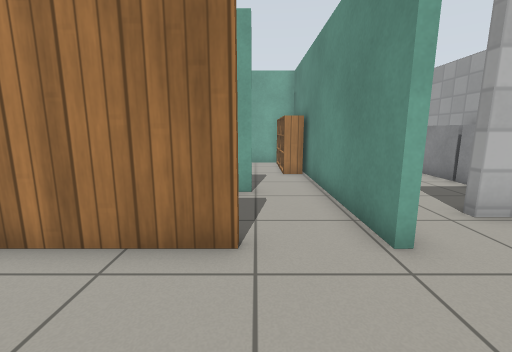
View 1 (above)

16 first-person views from a walk through a world built for the Gazebo simulator. The camera is 0.9 m above the floor, tilts 10° down and sees 90° across. The lines on the ground mark 1 m squares. The floor is counted in squares, 0.5 m on a side. Each view is taken from the middle of a square. On the plan, view 1 faces up. The plan holds only what a view shows up to about 15 squares ahead; the rest is blank. The robots in the file are not drawn. Gazebo's built-in surfaces are drawn with simple patterns. Some surface patterns are stand-ins.

View 2
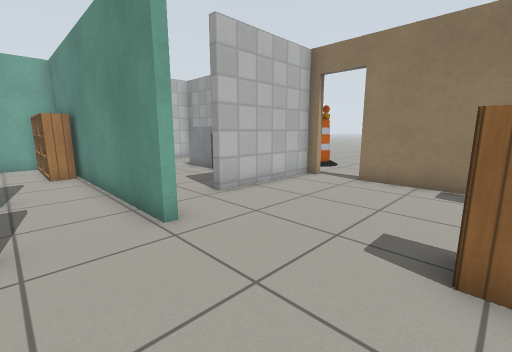

View 3
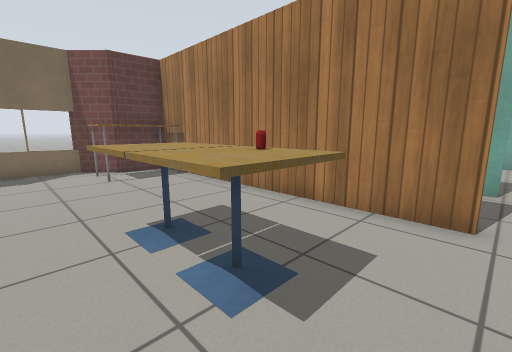

View 4
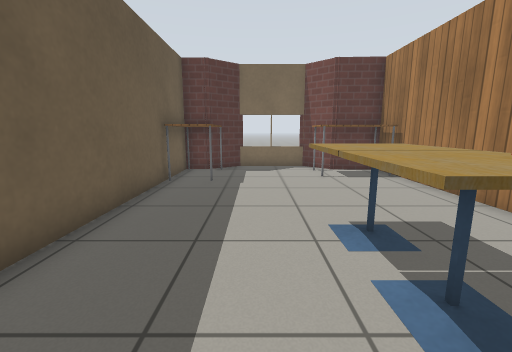

View 5
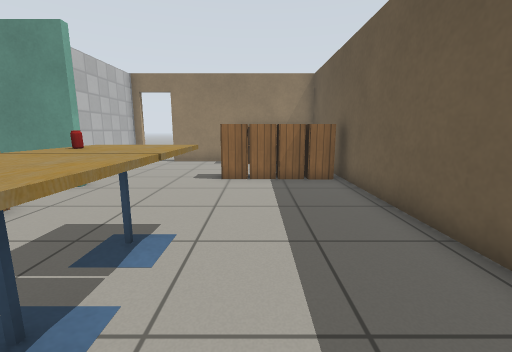

View 6
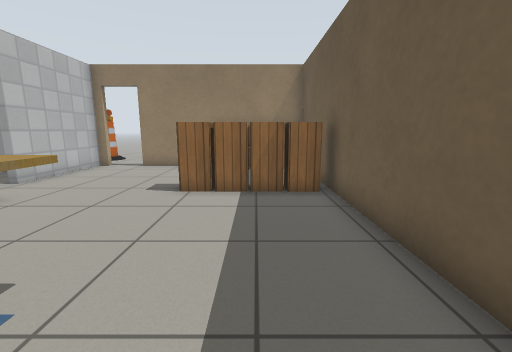

View 7
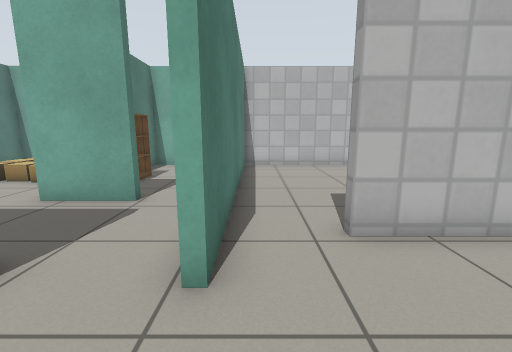

View 8
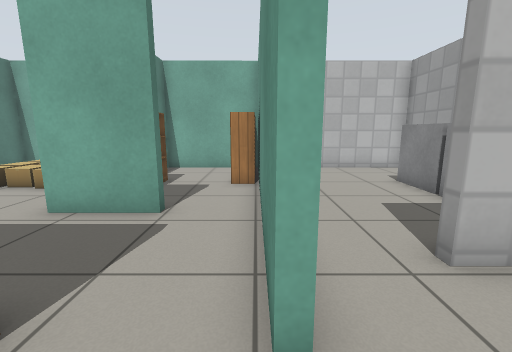

View 9
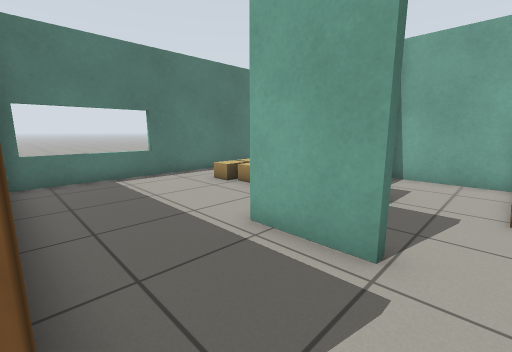

View 10
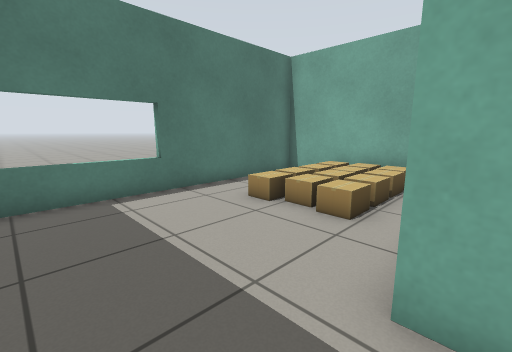

View 11
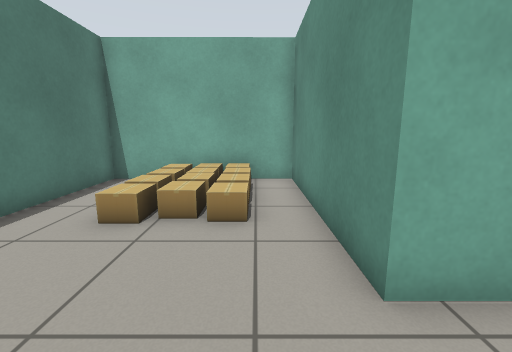

View 12
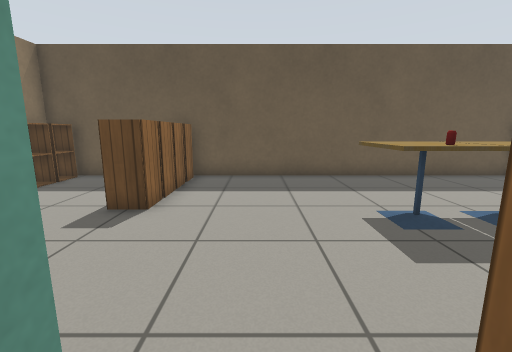

View 13
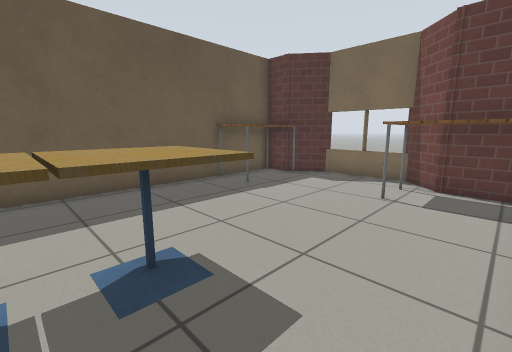

View 14
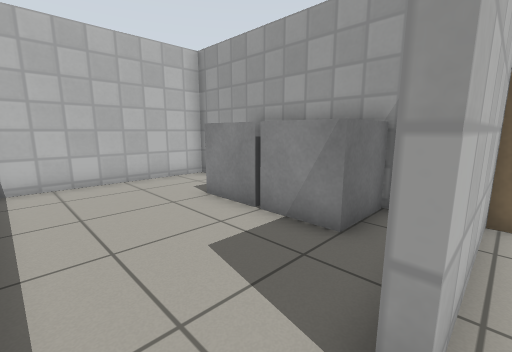

View 15
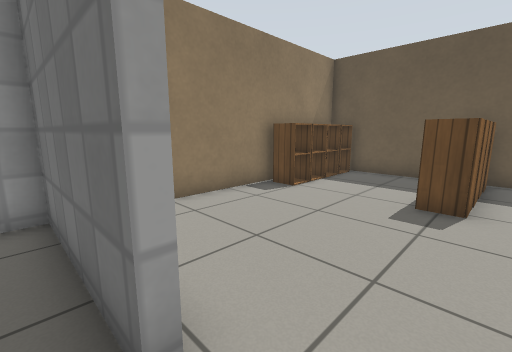

View 16
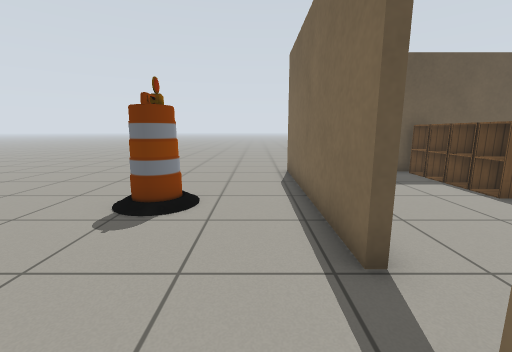

### Floor plan
Ten units are one square. View 1 is at (0, 0); x grows to the right and y downward. Boxes are objects, and circles mark ways between rooms. Rooms are numbered by the first view taken in them; rooms with no view inside come last. Other rooms are left out.
<svg viewBox="-137 -152 287 213">
<path fill="none" stroke="#000" d="M-3 -41 -3 -37 -120 -37 -120 -16 -132 -4 -132 28 -122 41 -122 53 -114 53M21 -36 21 -46M-85 53 93 53 93 -30M93 -52 45 -52M-26 -114 -26 -146 -94 -146 -94 -40M-3 -79 -3 -74M0 -75 -26 -75 -26 -95M21 -133 21 -146 -23 -146 -23 -125M21 -46 21 -114M24 -114 24 -37M93 -105 93 -147 24 -146 24 -133M45 -55 93 -55 93 -75M93 -85 93 -95M96 -30 96 56M93 -75 93 -85M93 -95 93 -105"/>
<rect x="-125" y="35" width="40" height="20" fill="#bbb"><title>table</title></rect>
<rect x="-125" y="-35" width="30" height="30" fill="#bbb"><title>table</title></rect>
<rect x="-55" y="-15" width="20" height="30" fill="#bbb"><title>cafe table</title></rect>
<rect x="-35" y="-15" width="20" height="30" fill="#bbb"><title>cafe table</title></rect>
<rect x="-25" y="-5" width="10" height="10" fill="#bbb"><title>drink can</title></rect>
<rect x="35" y="35" width="10" height="20" fill="#bbb"><title>cabinet</title></rect>
<rect x="35" y="25" width="10" height="10" fill="#bbb"><title>cabinet</title></rect>
<rect x="35" y="15" width="10" height="10" fill="#bbb"><title>cabinet</title></rect>
<rect x="35" y="5" width="10" height="10" fill="#bbb"><title>cabinet</title></rect>
<rect x="75" y="35" width="10" height="20" fill="#bbb"><title>cabinet</title></rect>
<rect x="75" y="25" width="10" height="10" fill="#bbb"><title>cabinet</title></rect>
<rect x="75" y="15" width="10" height="10" fill="#bbb"><title>cabinet</title></rect>
<rect x="75" y="5" width="10" height="10" fill="#bbb"><title>cabinet</title></rect>
<rect x="-75" y="-115" width="20" height="20" fill="#bbb"><title>cardboard box</title></rect>
<rect x="-75" y="-125" width="20" height="10" fill="#bbb"><title>cardboard box</title></rect>
<rect x="-75" y="-145" width="10" height="20" fill="#bbb"><title>cardboard box</title></rect>
<rect x="-65" y="-135" width="10" height="10" fill="#bbb"><title>cardboard box</title></rect>
<rect x="-65" y="-145" width="20" height="10" fill="#bbb"><title>cardboard box</title></rect>
<rect x="-55" y="-115" width="20" height="20" fill="#bbb"><title>cardboard box</title></rect>
<rect x="-55" y="-125" width="20" height="10" fill="#bbb"><title>cardboard box</title></rect>
<rect x="-55" y="-135" width="10" height="10" fill="#bbb"><title>cardboard box</title></rect>
<rect x="-45" y="-135" width="10" height="10" fill="#bbb"><title>cardboard box</title></rect>
<rect x="-45" y="-145" width="10" height="10" fill="#bbb"><title>other object</title></rect>
<rect x="-25" y="-115" width="10" height="20" fill="#bbb"><title>bookshelf</title></rect>
<rect x="5" y="-125" width="20" height="20" fill="#bbb"><title>bookshelf</title></rect>
<rect x="5" y="-145" width="20" height="20" fill="#bbb"><title>bookshelf</title></rect>
<rect x="65" y="-95" width="30" height="30" fill="#bbb"><title>other object</title></rect>
<rect x="65" y="-115" width="10" height="20" fill="#bbb"><title>other object</title></rect>
<rect x="85" y="-105" width="10" height="10" fill="#bbb"><title>other object</title></rect>
<rect x="115" y="-75" width="20" height="20" fill="#bbb"><title>barrel</title></rect>
<rect x="125" y="-5" width="20" height="20" fill="#bbb"><title>barrel</title></rect>
<circle cx="5" cy="-40" r="3" fill="#2a7"/>
<circle cx="35" cy="-50" r="3" fill="#2a7"/>
<circle cx="93" cy="-37" r="3" fill="#2a7"/>
<text x="-10" y="0">1</text>
<text x="-40" y="-90">2</text>
<text x="50" y="-100">3</text>
<text x="130" y="-30">4</text>
</svg>
Room 1 opens to room 2. Room 1 opens to room 3. Room 1 opens to room 4.

Where each view was taken, in squares from view 1:
view 1: 0 up, 0 right, facing up
view 2: 1 down, 0 right, facing up-right
view 3: 2 down, 0 right, facing up-left
view 4: 2 down, 0 right, facing left
view 5: 2 down, 6 left, facing right
view 6: 3 down, 4 left, facing right
view 7: 1 up, 3 right, facing up
view 8: 2 up, 2 right, facing up
view 9: 4 up, 1 right, facing up-left
view 10: 5 up, 2 left, facing up-left
view 11: 5 up, 4 left, facing up
view 12: 5 up, 1 right, facing down
view 13: 3 up, 3 left, facing down-left
view 14: 5 up, 3 right, facing up-right
view 15: 6 up, 3 right, facing down-right
view 16: 6 up, 11 right, facing down
